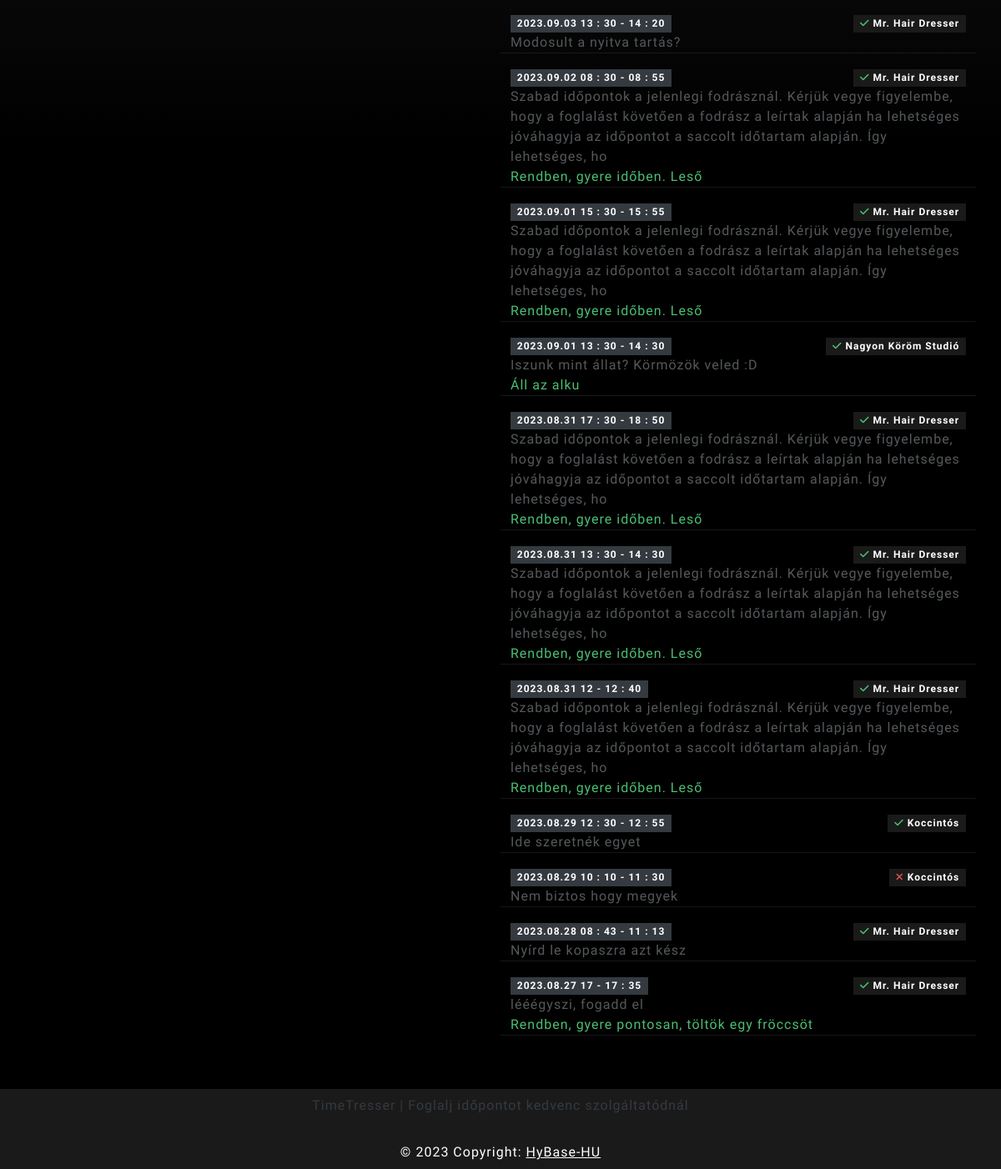
The app's page /account/settings/ (signed in, lower part), older data.
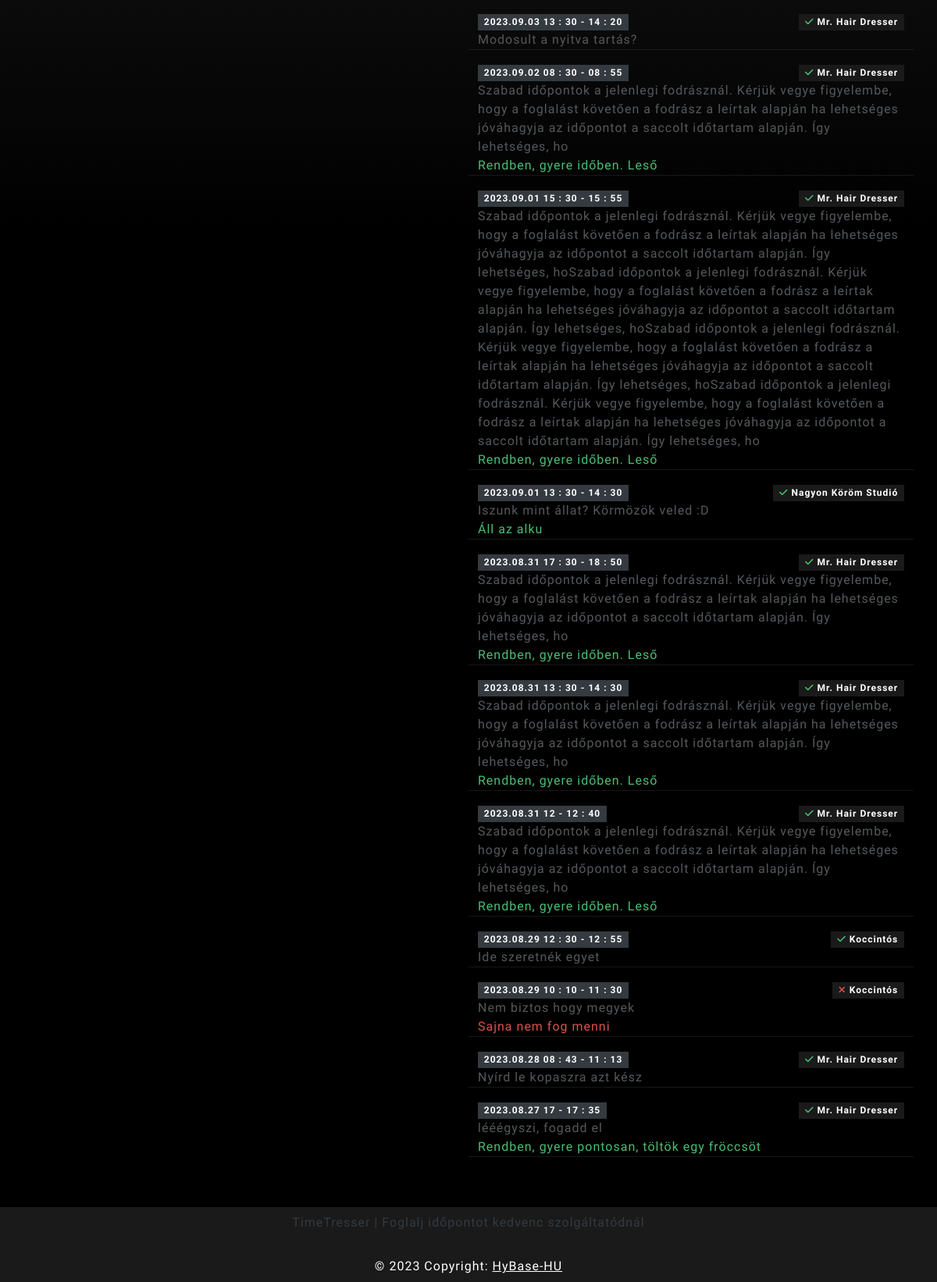
The same page, newer data.
### booking/models.py (models this page shows)
class Booking(models.Model):
    booked_user = models.ForeignKey(UserProfile, on_delete=models.CASCADE,related_name="my_bookings")
    service = models.ForeignKey(ServiceProvider, on_delete=models.CASCADE,related_name="bookings")
    start_time = models.DateTimeField()
    description = models.TextField()
    accept_description = models.TextField(blank=True, null=True)
    end_time = models.DateTimeField(blank=True, null=True)
    length = models.PositiveSmallIntegerField(null=True, blank=True)
    is_accept = models.BooleanField(default=False)
    created_at = models.DateTimeField(auto_now_add=True)

### service_provider/models.py (models this page shows, shortened)
class ServiceProvider(models.Model):
    id = models.UUIDField(unique=True, primary_key=True, default=uuid.uuid4, editable=False)
    user_profile = models.ForeignKey(UserProfile, on_delete=models.CASCADE)
    name = models.CharField(max_length=100)
    slug = models.SlugField(blank=True, null=True, unique=True)
    city = models.CharField(max_length=100)
    state = models.CharField(max_length=100)
    street = models.CharField(max_length=100)
    zip_code = models.SmallIntegerField()
    banner_picture = models.ImageField(upload_to='service_providers_banners')
    mobile = models.CharField(max_length=50)
    expired_date = models.DateTimeField()
    description = models.TextField(blank=True, null=True)
    prices = models.TextField(blank=True, null=True)
    booking_date_nr = models.SmallIntegerField(default=7)
    booking_time_interval = models.SmallIntegerField(default=30)
    type = models.CharField(max_length=15, choices=SERVICE_TYPE, default=SERVICE_TYPE[0])

### account/views.py (the view)
# urls.py: path('settings/',settings,name="settings")
@login_required(login_url="login")
def settings(request):
    user = request.user
    user_profile = get_object_or_404(UserProfile, user=user)
    form = UserProfileForm(instance=user_profile)
    bookings = user_profile.my_bookings.all().order_by('-start_time')
    accept_bookings = bookings.filter(is_accept=True).order_by('start_time')
    if request.method == 'POST':
        form = UserProfileForm(request.POST, request.FILES, instance=user_profile)
        if form.is_valid():
            form.save()
            messages.success(request, "Sikeres mentés")
            return redirect('settings')
    context = {
        "form": form,
        "user_profile": user_profile,
        "bookings": bookings,
        "accept_bookings": accept_bookings
    }
    return render(request, 'account/user_settings.html', context)

### account/models.py (called while the page is built)
    def get_name(self):
        return self.user.first_name + " " + self.user.last_name

### service_provider/context_processors.py (called while the page is built)
def get_context_processors(request):
    is_provider = False
    if request.user.is_authenticated:
        try:
            user_profile = UserProfile.objects.get(user=request.user)
            if ServiceProvider.objects.filter(user_profile=user_profile).exists():
                is_provider = True
                sp = ServiceProvider.objects.get(user_profile=user_profile)
                return {
                    "SERVICE_TYPES": SERVICE_TYPE,
                    "is_provider": is_provider,
                    "not_accepted_booking": sp.bookings.all().filter(is_accept=False).count()
                }
        except Exception as e:
            print("nem szolgaltatls",e)
    return {
        "SERVICE_TYPES": SERVICE_TYPE,
        "is_provider": is_provider,
    }

### templates/account/user_settings.html (shortened to what this page needs)
{% extends 'base.html' %}
{% block content %}
<div class="row">
    <div class="col-md-6">
    </div>
    <div class="col-md-6">
        {% for booking in bookings %}
            <div class="row">
                <div class="col-auto">
                    <span class="badge bg-dark text-light">
                    {{booking.start_time|date:'Y.m.d H'}}
                    {%if booking.start_time.minute != 0 %}: {{booking.start_time.minute}}{% endif %}
                    -
                    {{booking.end_time|time:'H'}}
                    {%if booking.end_time.minute != 0 %}: {{booking.end_time.minute}}{% endif %}
                    </span>
                </div>
                <div class="col text-end">
                    <span class="badge bg-primary">
                    {% if booking.is_accept %}<i class="fa-solid fa-check text-success"></i>
                        {% else %}<i class="fa-solid fa-xmark text-danger "></i>
                    {%endif%}
                    {{booking.service.name}}
                    </span>
                </div>
            </div>
            <div class="row">
                <div class="col-12">{{booking.description}}</div>
                <div class="col-12 {% if booking.is_accept %} text-success {% else %} text-danger {% endif %}">{{booking.accept_description}}</div>
                <hr>
            </div>
        {% endfor %}
    </div>
</div>
{% endblock content %}

### templates/base.html (shortened to what this page needs)
{% load static %}
<!DOCTYPE html>
<html lang="en">
<head>
    <link href="https://cdnjs.cloudflare.com/ajax/libs/font-awesome/6.0.0/css/all.min.css" rel="stylesheet"/>
    <link rel="stylesheet" href="{% static 'css/bootstrap.css' %}">
    <link rel="stylesheet" href="{% static 'css/main.css' %}">
</head>
<body>
<div class="container">
        {% block content %}
        {% endblock content%}
</div>
<link rel="stylesheet" href="https://cdnjs.cloudflare.com/ajax/libs/font-awesome/6.4.2/css/all.min.css" />
{% include 'includes/footer.html' %}
</body>
</html>

### templates/includes/footer.html
<footer class="text-center text-white bg-primary mt-5">
  <div class="container p-2 text-dark"><p>TimeTresser | Foglalj időpontot kedvenc szolgáltatódnál</p></div>
  <div class="text-center p-2 bg-primary">
    © 2023 Copyright:
    <a class="text-white" href="mailto:hybase@outlook.hu">HyBase-HU</a>
  </div>
</footer>

### timetresses/static/css/main.css (style rules this page uses)
body { background: rgb(0,0,0); background: linear-gradient(0deg, rgba(0,0,0,1) 50%, rgba(48,48,48,1) 100%); min-height:100vh; background-size:cover; background-repeat:no-repeat; background-attachment:fixed; }

Row changes from the older to the newer data that the page shows:
changed Booking: description "…időtartam alapján. Így lehetséges, ho" → "…időtartam alapján. Így lehetséges, hoSzabad időpontok a jelenlegi fodrásznál. Kérjük vegye figyelembe, hogy a foglalást követően a fodrász a leírtak alapján ha lehetséges jóváhagyja az időpontot a saccolt időtartam alapján. Így lehetséges, hoSzabad időpontok a jelenlegi fodrásznál. Kérjük vegye figyelembe, hogy a foglalást követően a fodrász a leírtak alapján ha lehetséges jóváhagyja az időpontot a saccolt időtartam alapján. Így lehetséges, hoSzabad időpontok a jelenlegi fodrásznál. Kérjük vegye figyelembe, hogy a foglalást követően a fodrász a leírtak alapján ha lehetséges jóváhagyja az időpontot a saccolt időtartam alapján. Így lehetséges, ho"
changed Booking "Nem biztos hogy megyek": accept_description (not shown) → "Sajna nem fog menni"
